Frame 1 (no input): blank canvas, image omitted
Frame 60 (the mouse pressed at the canvas centre just before this capture): blank canvas, image omitted
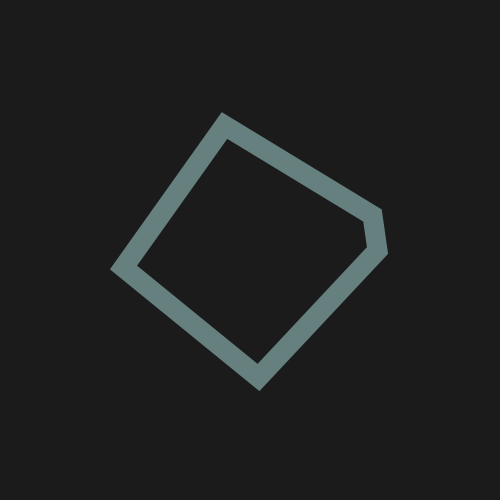
Frame 120 (the mouse held since frame 60 and released just before this capture)

The Processing sketch whose frames 1 and 60 were blank and that drew this single picture after the mouse press (run headless with seeded random() and noise(); from frame 60 on, the mouse is pressed at the canvas centre):

// Processing sketch: esim
// ── esim.pde
// ############
// mouse wheel 
// ############
float stroke_w;
float e; //mouse whell 
float x,y,R;

void setup() {
  size(500, 500);
  stroke_w = 20;

}

void mouseWheel(MouseEvent event) {
  e = event.getCount();
  //down is +
  if (e<0){
  stroke_w +=2;
  }else if (stroke_w > 3){
  stroke_w -=2;
  }
  
  
  //println(e);
}

void draw() {
  
  background(27,27,27,10);
  translate(width/2,height/2);
  noFill();
  vertexCircle(map(mouseY,0,height, 3, 0.005));
  strokeWeight(stroke_w);
  R=map(mouseX,0,width,0,255);
  stroke(map(stroke_w,0,50,0,255),R,map(mouseY,0,width,0,255));

  
  //k=map(mouseX,0,width,0,255);

}


void vertexCircle(float angle_inc){
  beginShape();
  for (float angle = 0; angle<TWO_PI; angle+=angle_inc){
    x = R*cos(angle);
    y = R*sin(angle);
    vertex(x,y);
  }
  endShape(CLOSE);
  
}
